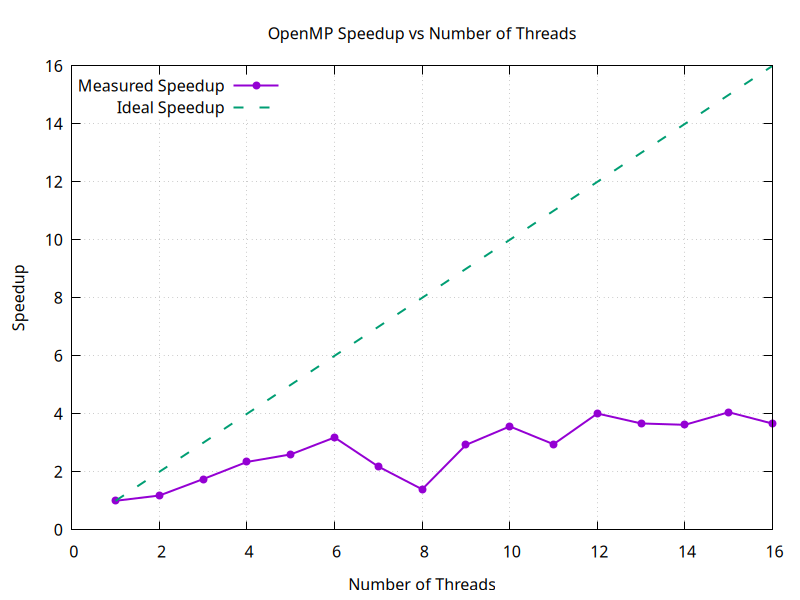

The script that saved this image:
set terminal pngcairo size 800,600
set output "speedup.png"

set title "OpenMP Speedup vs Number of Threads"
set xlabel "Number of Threads"
set ylabel "Speedup"

set grid
set key left top

plot "speedup.dat" using 1:2 with linespoints lw 2 pt 7 title "Measured Speedup", \
     x with lines lw 2 dt 2 title "Ideal Speedup"
